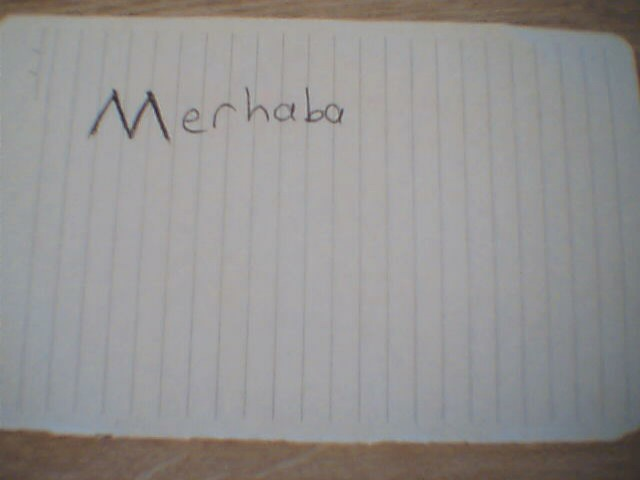
#> input picture foto/231211-204603.jpg, 640 x 480 px, found by its file name
$ python 'yazı_hiza_deneme2.py'
#> lines starting #> are read from the running program, lines starting #| are printed output that depends on the picture; after the words box and inside, x2 and y2 are one past the last pixel; in counts of white or black regions, pixels touching at a corner belong together; long printed decimals are rounded
import cv2
import numpy as np

image = cv2.imread('foto/231211-204603.jpg')
#> image is the input picture: shape (480, 640, 3); mean B, G, R 145.1, 146.1, 147.8

gray = cv2.cvtColor(image, cv2.COLOR_BGR2GRAY)
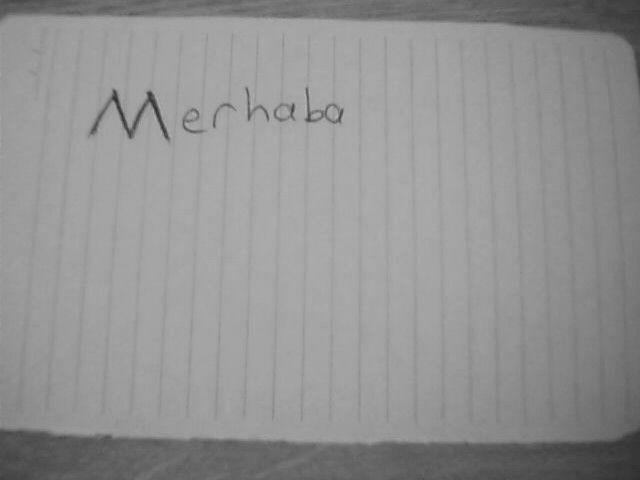
#> gray: shape (480, 640); min 44, max 180, mean 146.5
_, thresh = cv2.threshold(gray, 0, 255, cv2.THRESH_BINARY_INV + cv2.THRESH_OTSU)
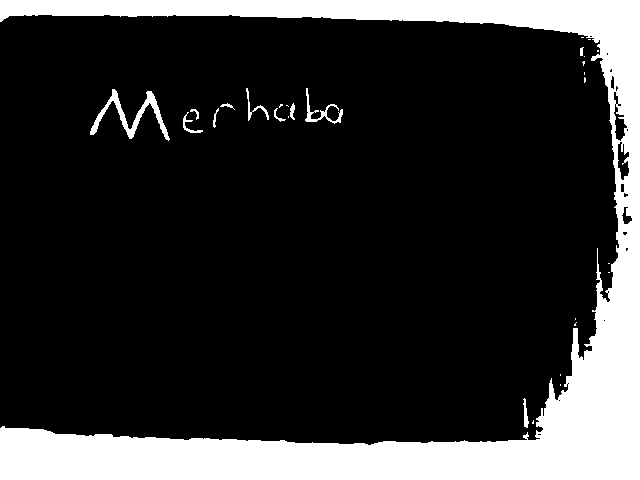
#> thresh: shape (480, 640); 19.2% white; 29 white regions (17 under 20 px)
contours, _ = cv2.findContours(thresh, cv2.RETR_EXTERNAL, cv2.CHAIN_APPROX_SIMPLE)
#> contours = 29 contours, 19 with area under 20; largest, box (x1, y1, x2, y2) and area: (0, 0, 640, 480) 55832, (90, 89, 170, 141) 751, (305, 88, 343, 124) 186, (246, 88, 269, 121) 76, (523, 398, 529, 428) 64
for contour in contours:
    x, y, w, h = cv2.boundingRect(contour)
    arc = cv2.arcLength(contour, True)
    orientation = np.degrees(np.arctan(h / w))
    print(f"Orientation: {orientation}")
#> this loop made 29 passes
#> (x, y, w, h, arc, orientation) on passes 1, 2, 5, 10, 11, 12, 13, 15, 16, 17, 18, 19: (532, 420, 2, 4, 7.41, 63.43), (523, 398, 6, 30, 64.14, 78.69), (574, 322, 3, 4, 8.24, 53.13), (183, 112, 20, 21, 89.7, 46.4), (190, 109, 9, 11, 34.14, 50.71), (274, 108, 12, 14, 43.21, 49.4), (213, 108, 6, 20, 42.97, 73.3), (279, 104, 4, 4, 10.24, 45), (290, 103, 5, 17, 38.38, 73.61), (220, 103, 15, 7, 34.38, 25.02), (90, 89, 80, 52, 392.5, 33.02), (305, 88, 38, 36, 240.4, 43.45)
#> (contour, x, y, w, h, arc, orientation) on passes 3, 4, 6, 7, 8, 9: ([[560, 384], [560, 385]], 560, 384, 1, 2, 2, 63.43), ([[560, 374], [560, 375]], 560, 374, 1, 2, 2, 63.43), ([[575, 318], [575, 319]], 575, 318, 1, 2, 2, 63.43), ([[608, 272], [609, 272]], 608, 272, 2, 1, 2, 26.57), ([[608, 263], [609, 263]], 608, 263, 2, 1, 2, 26.57), ([[288, 116], [288, 117]], 288, 116, 1, 2, 2, 63.43)
#| Orientation: 63.435
#| Orientation: 78.690
#| Orientation: 63.435
#| Orientation: 63.435
#| Orientation: 53.130
#| Orientation: 63.435
#| Orientation: 26.565
#| Orientation: 26.565
#> (further printed lines are left out)


for contour in contours:
    x, y, w, h = cv2.boundingRect(contour)
    cv2.rectangle(image, (x, y), (x+w, y+h), (0, 255, 0), 2)
    cv2.drawContours(image, [contour], -1, (0, 0, 255), 1)
#> this loop made 29 passes
#> (x, y, w, h) on passes 1, 2, 5, 10, 11, 12, 13, 15, 16, 17, 18, 19: (532, 420, 2, 4), (523, 398, 6, 30), (574, 322, 3, 4), (183, 112, 20, 21), (190, 109, 9, 11), (274, 108, 12, 14), (213, 108, 6, 20), (279, 104, 4, 4), (290, 103, 5, 17), (220, 103, 15, 7), (90, 89, 80, 52), (305, 88, 38, 36)
#> (contour, x, y, w, h) on passes 3, 4, 6, 7, 8, 9: ([[560, 384], [560, 385]], 560, 384, 1, 2), ([[560, 374], [560, 375]], 560, 374, 1, 2), ([[575, 318], [575, 319]], 575, 318, 1, 2), ([[608, 272], [609, 272]], 608, 272, 2, 1), ([[608, 263], [609, 263]], 608, 263, 2, 1), ([[288, 116], [288, 117]], 288, 116, 1, 2)
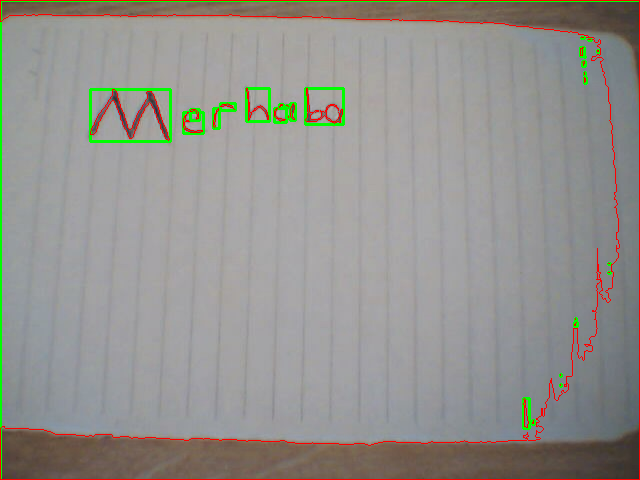
#> image: shape (480, 640, 3); 2.95% of pixels changed, all inside (x1, y1, x2, y2) = (0, 0, 640, 480)

cv2.imshow("Result", image)
cv2.waitKey(0)
cv2.destroyAllWindows()

$ run again, with foto/alignment1.jpg copied over foto/231211-204603.jpg
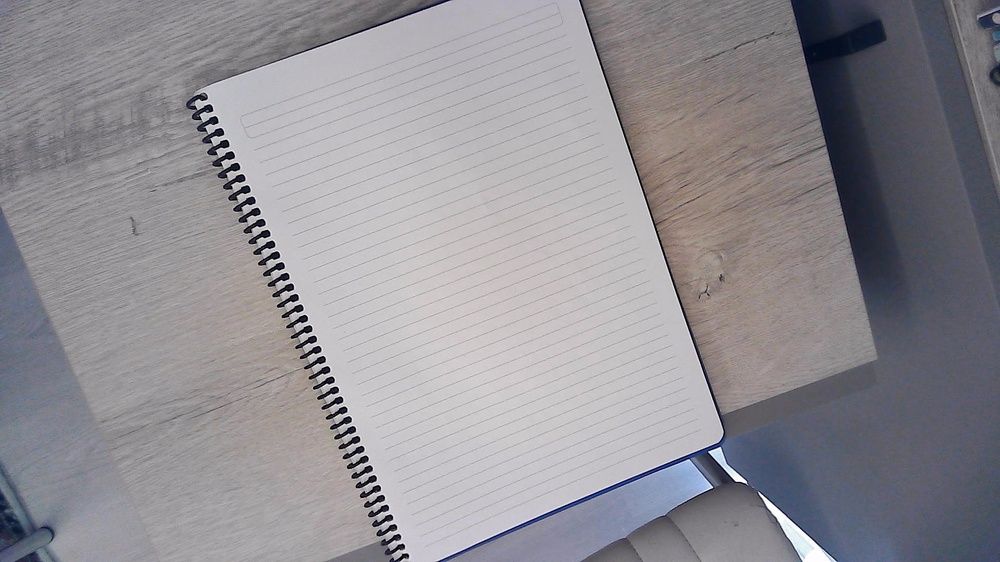
#> input picture foto/alignment1.jpg, 1000 x 562 px, shrunk from 1920 x 1080 before the run, found by its file name
#> image is the input picture: shape (562, 1000, 3); mean B, G, R 147.8, 142.5, 144.7
#> `_, thresh = cv2.threshold(gray, 0, 255, cv2.THRESH_BINARY_INV + cv2.TH..`:
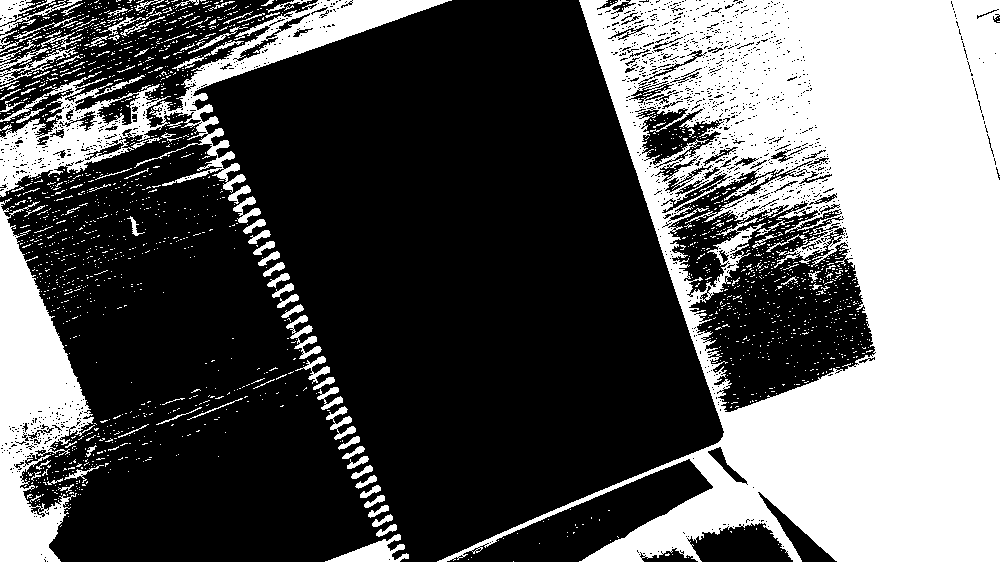
#> thresh: shape (562, 1000); 36.4% white; 1941 white regions (1824 under 20 px)
#> contours = 1286 contours, 1227 with area under 20; largest, box (x1, y1, x2, y2) and area: (437, 0, 1000, 562) 189045, (0, 0, 452, 197) 17468, (0, 198, 95, 562) 16888, (325, 534, 409, 562) 900, (0, 0, 82, 48) 814
#> the loop `for contour in contours:` made 1286 passes
#> (x, y, w, h, arc, orientation) on passes 1 to 3: (513, 561, 1, 1, 0, 45), (468, 559, 1, 1, 0, 45), (688, 557, 1, 1, 0, 45)
#> (printed output is left out)
#> the loop `for contour in contours:` made 1286 passes
#> (x, y, w, h) on passes 1 to 3: (513, 561, 1, 1), (468, 559, 1, 1), (688, 557, 1, 1)
#> after the loop `for contour in contours:`:
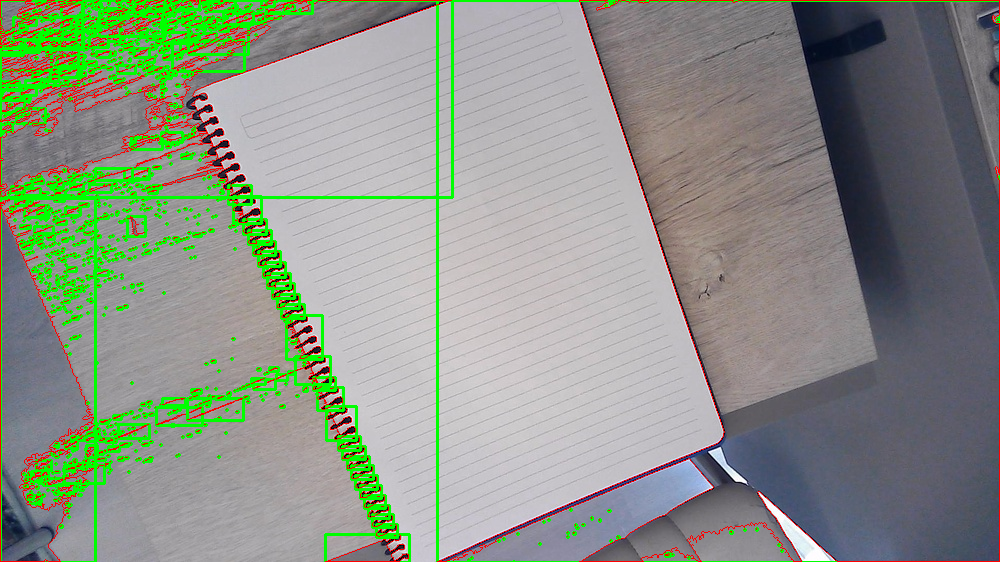
#> image: shape (562, 1000, 3); 9.69% of pixels changed, all inside (x1, y1, x2, y2) = (0, 0, 1000, 562)

$ run again, with foto/alignment2.jpg copied over foto/231211-204603.jpg
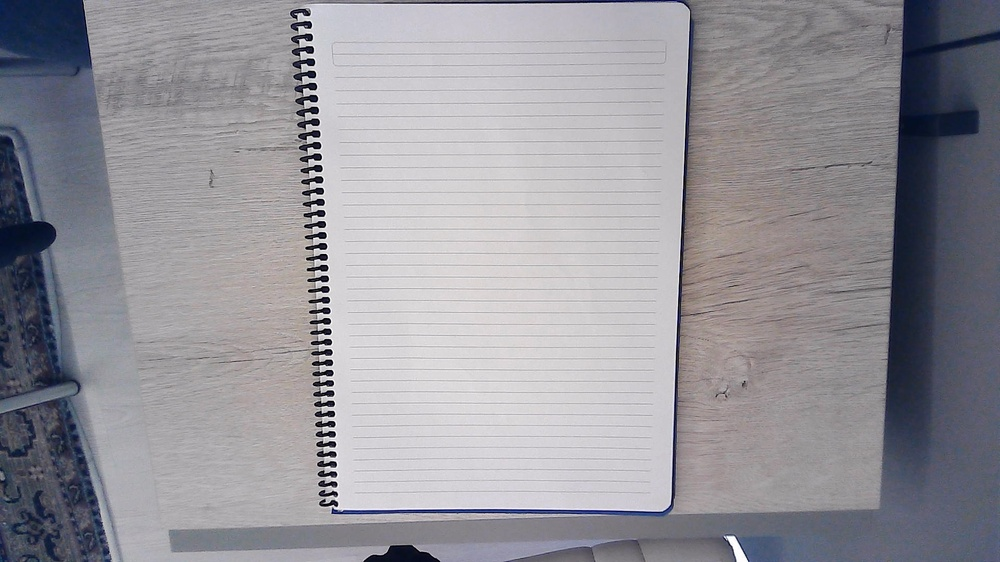
#> input picture foto/alignment2.jpg, 1000 x 562 px, shrunk from 1920 x 1080 before the run, found by its file name
#> image is the input picture: shape (562, 1000, 3); mean B, G, R 154, 147.6, 148.8
#> `_, thresh = cv2.threshold(gray, 0, 255, cv2.THRESH_BINARY_INV + cv2.TH..`:
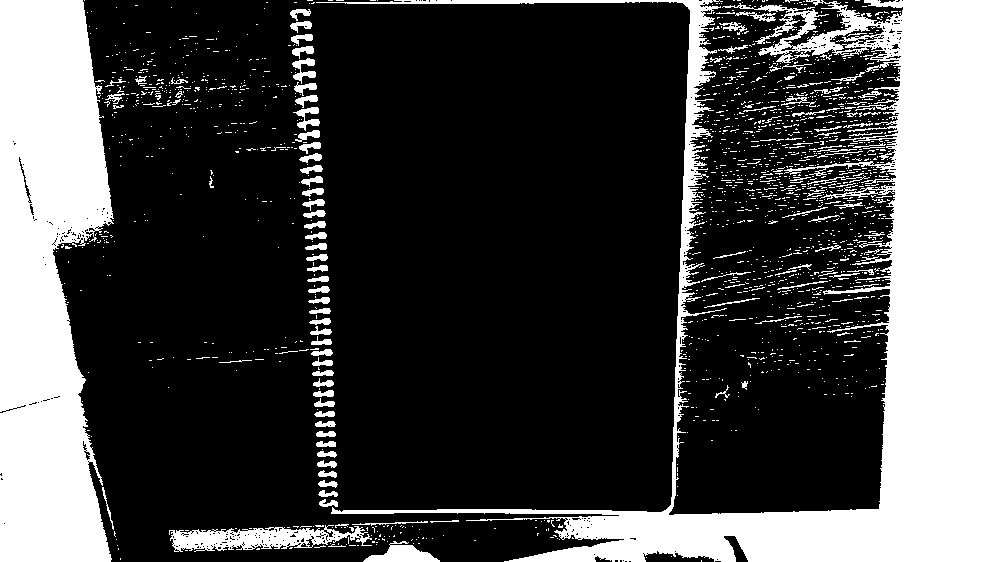
#> thresh: shape (562, 1000); 28.3% white; 1819 white regions (1686 under 20 px)
#> contours = 1813 contours, 1742 with area under 20; largest, box (x1, y1, x2, y2) and area: (316, 0, 1000, 562) 87268, (0, 0, 114, 562) 49514, (169, 525, 372, 552) 2910, (363, 541, 440, 562) 748, (292, 58, 316, 84) 222
#> the loop `for contour in contours:` made 1813 passes
#> (contour, x, y, w, h, arc, orientation) on passes 1, 2, 5: ([[701, 560], [701, 561]], 701, 560, 1, 2, 2, 63.43), ([[120, 558], [120, 559]], 120, 558, 1, 2, 2, 63.43), ([[185, 550], [187, 550]], 185, 550, 3, 1, 4, 18.43)
#> (printed output is left out)
#> the loop `for contour in contours:` made 1813 passes
#> (contour, x, y, w, h) on passes 1, 2, 5: ([[701, 560], [701, 561]], 701, 560, 1, 2), ([[120, 558], [120, 559]], 120, 558, 1, 2), ([[185, 550], [187, 550]], 185, 550, 3, 1)
#> after the loop `for contour in contours:`:
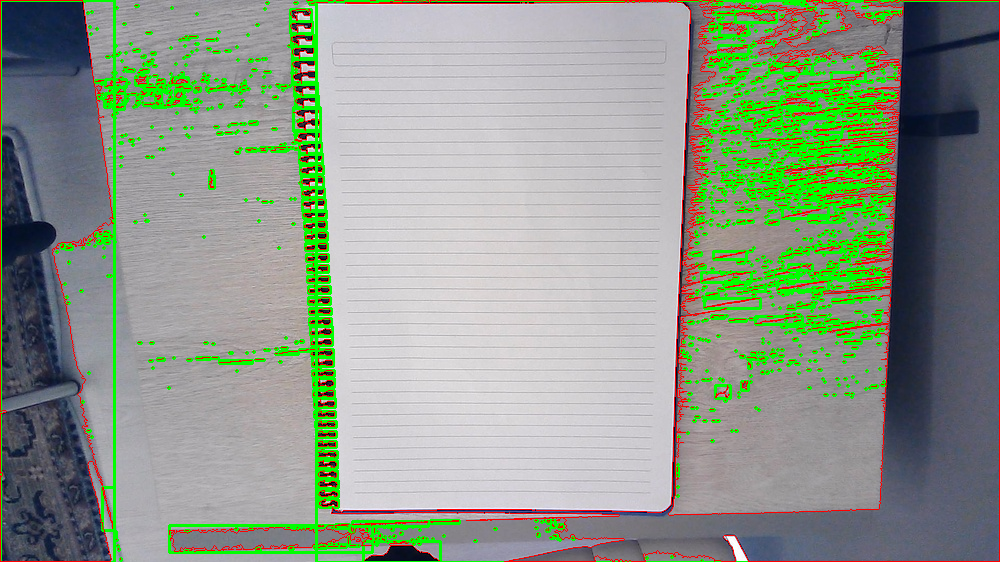
#> image: shape (562, 1000, 3); 12% of pixels changed, all inside (x1, y1, x2, y2) = (0, 0, 1000, 562)
